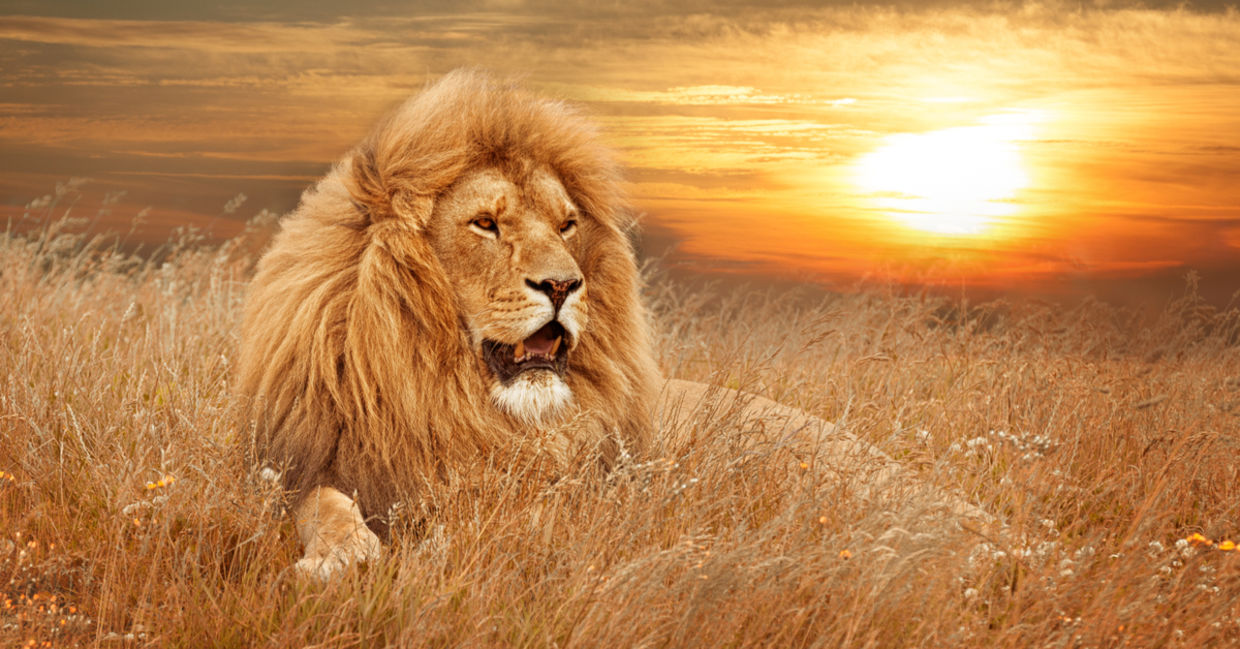
#> input picture APP6/lion.jpg, 1240 x 649 px
$ python img_reg.py
#> lines starting #> are read from the running program, lines starting #| are printed output that depends on the picture
import cv2
img=cv2.imread("lion.jpg",0)  #0 for grey scale, 1-->RBG(color)
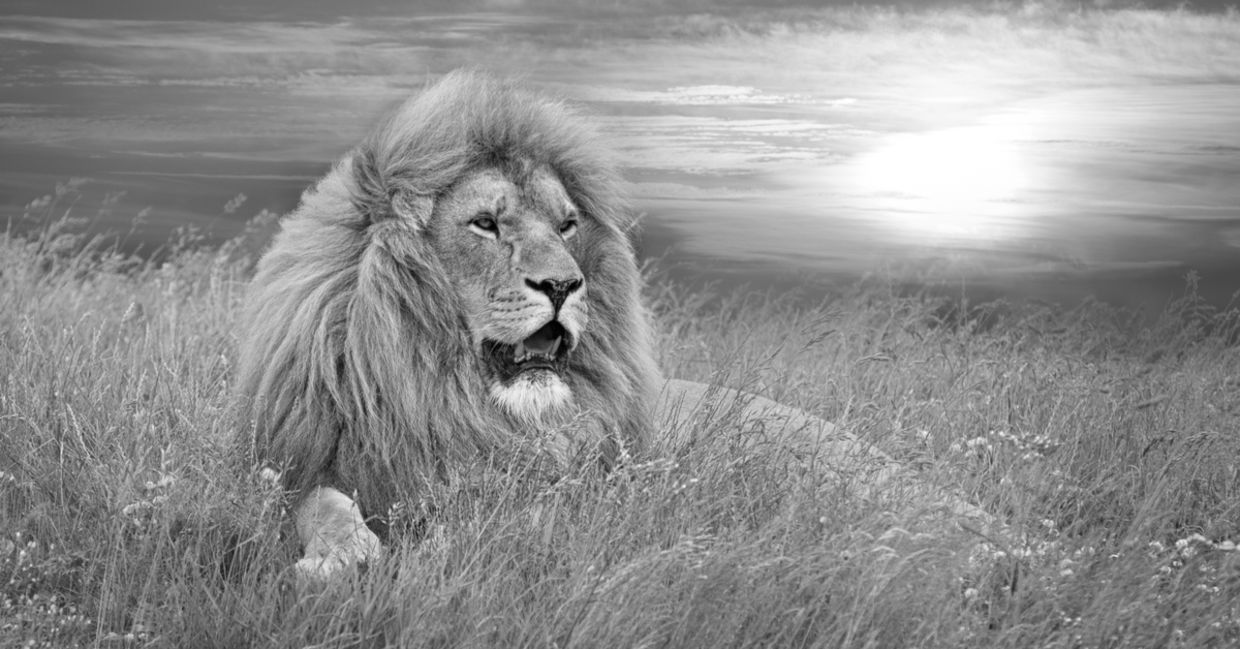
#> img: shape (649, 1240); min 0, max 255, mean 144.5
print(img)
#> (printed output is left out)
print(img.shape)#prints no.of rows&cols
#| (649, 1240)

resized_img=cv2.resize(img,(int(img.shape[1]/2),int(img.shape[0]/2) ))
cv2.imshow("LION",resized_img)   #displays the image

cv2.waitKey(2000) #waits for 2 secs
cv2.imwrite("RESIZED.jpg",resized_img) #writing the resized img to a new image

print(resized_img.shape)
#| (324, 620)

#cv2.waitKey(0) #this means the image closes on pressing any key
cv2.destroyAllWindows() # destroys the window
